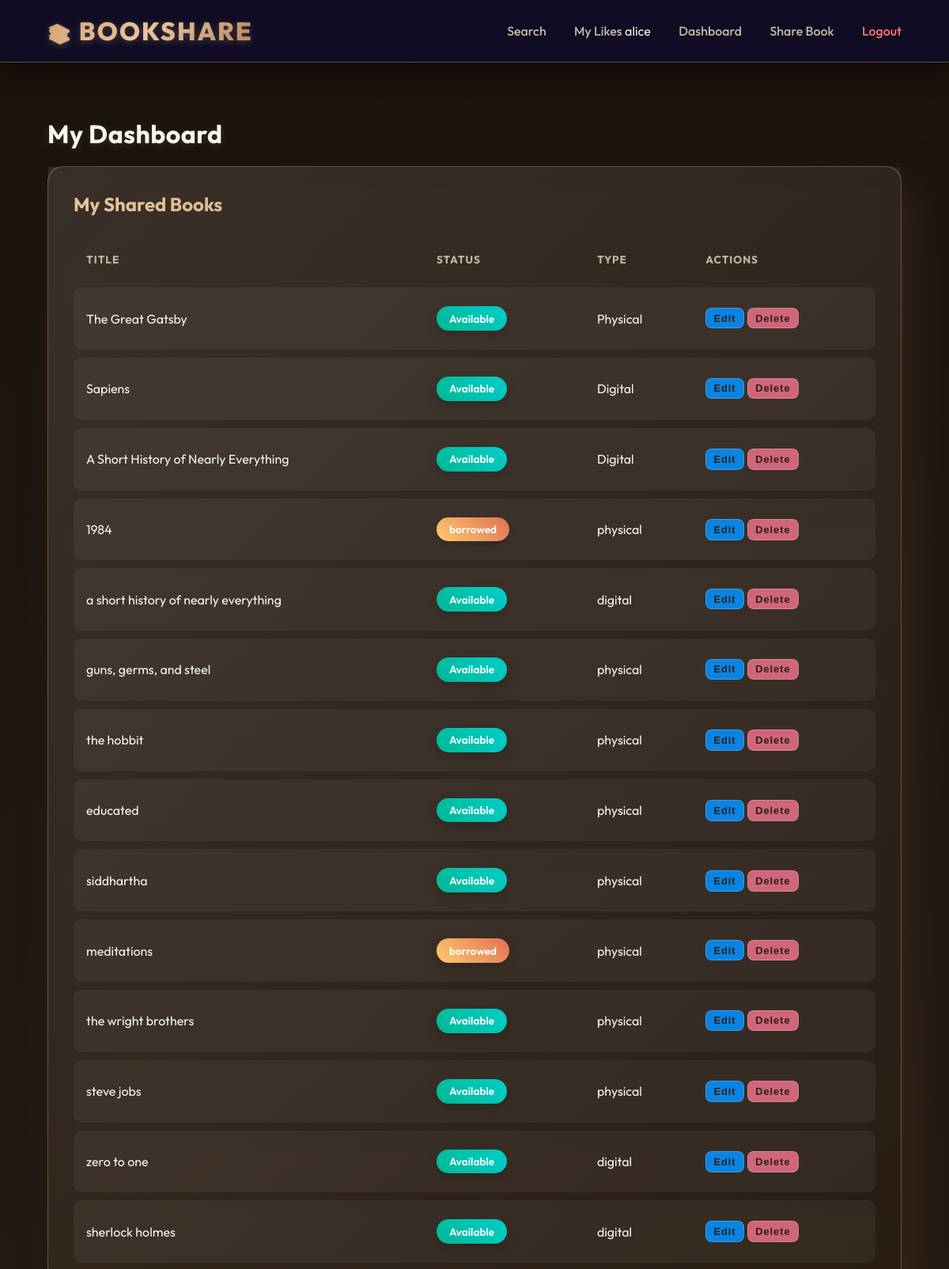
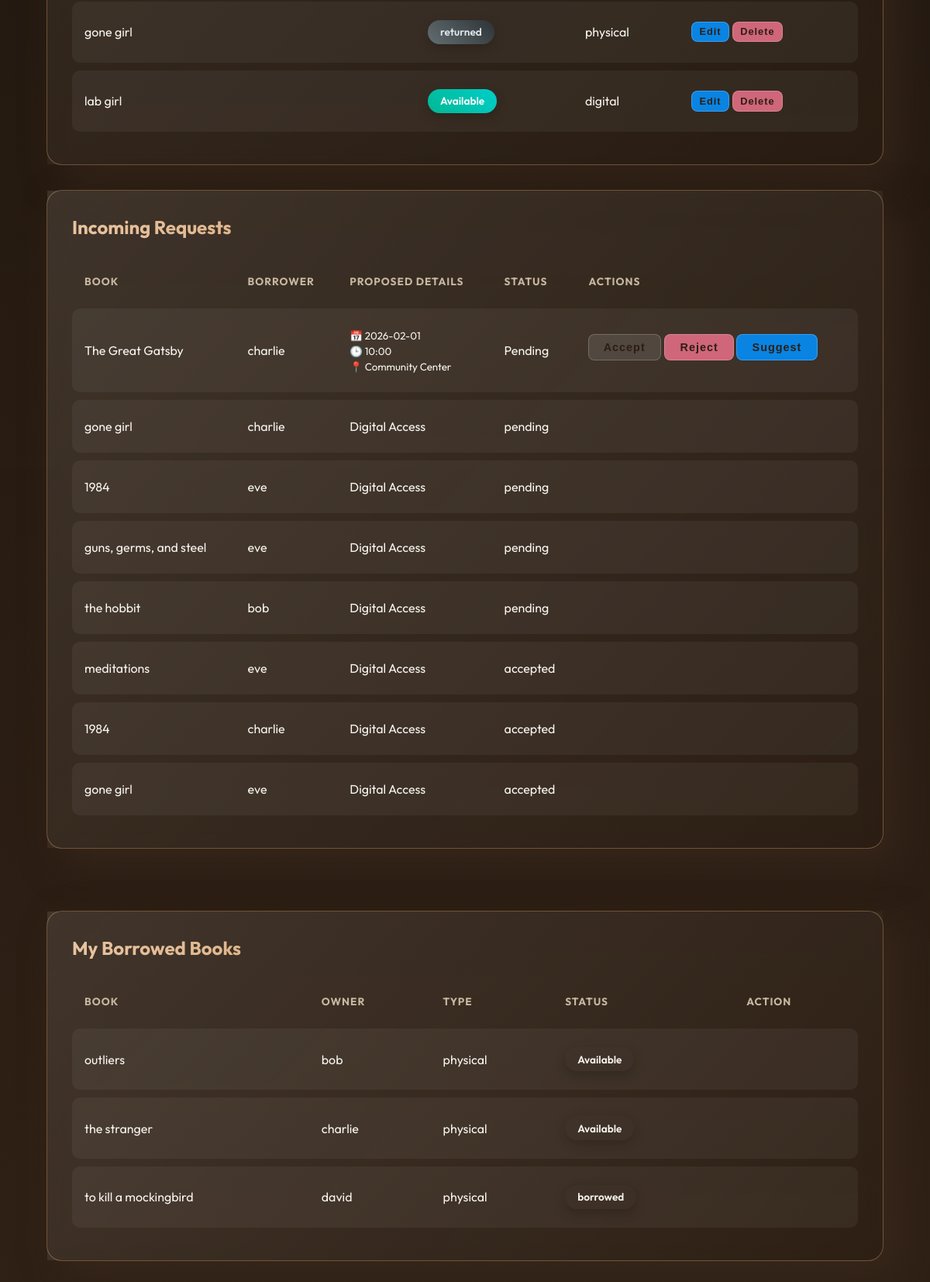
Page /dashboard (signed in) on the committed database (2 pictures, top to bottom).
### models.py (models this page shows, shortened)
class User(UserMixin, db.Model):
    id = db.Column(db.Integer, primary_key=True)
    username = db.Column(db.String(80), unique=True, nullable=False)
    email = db.Column(db.String(120), unique=True, nullable=False)
    password_hash = db.Column(db.String(512))
    role = db.Column(db.String(20), nullable=False, default='member') # member or admin
    is_blocked = db.Column(db.Boolean, default=False)

class Book(db.Model):
    id = db.Column(db.Integer, primary_key=True)
    title = db.Column(db.String(200), nullable=False)
    author = db.Column(db.String(200), nullable=False)
    category = db.Column(db.String(100), nullable=False)
    type = db.Column(db.String(20), nullable=False) # Physical or Digital
    location = db.Column(db.String(200), nullable=True) # New: Physical availability notes
    description = db.Column(db.Text, nullable=True) # New: Book description
    file_link = db.Column(db.String(500), nullable=True) # Link to digital resource
    filename = db.Column(db.String(500), nullable=True) # Uploaded file path
    likes = db.Column(db.Integer, default=0) # New Interactive Feature
    status = db.Column(db.String(20), default='Available') # Available, Borrowed, Returned
    is_deleted = db.Column(db.Boolean, default=False) # Soft delete flag
    owner_id = db.Column(db.Integer, db.ForeignKey('user.id'), nullable=False)
    owner = db.relationship('User', backref=db.backref('books', lazy=True))

class BorrowRequest(db.Model):
    id = db.Column(db.Integer, primary_key=True)
    book_id = db.Column(db.Integer, db.ForeignKey('book.id'), nullable=False)
    borrower_id = db.Column(db.Integer, db.ForeignKey('user.id'), nullable=False)
    proposed_date = db.Column(db.String(20))
    proposed_time = db.Column(db.String(20))
    proposed_location = db.Column(db.String(200))
    request_status = db.Column(db.String(20), default='Pending') # Pending, Accepted, Rejected
    book = db.relationship('Book', backref=db.backref('requests', lazy=True))
    borrower = db.relationship('User', backref=db.backref('borrow_requests', lazy=True))

### app.py (the view)
@app.route('/dashboard')
@login_required
def dashboard():
    if current_user.role == 'admin':
        return redirect(url_for('admin_dashboard'))
    my_books = Book.query.filter_by(owner=current_user, is_deleted=False).all()
    borrowed_requests = BorrowRequest.query.filter_by(borrower=current_user).all()
    received_requests = BorrowRequest.query.join(Book).filter(Book.owner == current_user, Book.is_deleted == False).all()
    return render_template('dashboard.html', my_books=my_books, borrowed_requests=borrowed_requests, received_requests=received_requests)

### app.py (called while the page is built)
@login_manager.user_loader
def load_user(user_id):
    return User.query.get(int(user_id))

@app.context_processor
def inject_globals():
    connected = False
    db_type = "SQLite"
    try:
        from sqlalchemy import text
        db.session.execute(text('SELECT 1'))
        connected = True
        uri = app.config.get('SQLALCHEMY_DATABASE_URI', '')
        if 'postgresql' in uri:
            db_type = "Postgres"
        elif '/tmp/' in uri:
            db_type = "SQLite (Temp)"
    except:
        connected = False
    import datetime
    today_str = datetime.date.today().strftime('%Y-%m-%d')
    return dict(db_connected=connected, db_type=db_type, today=today_str)

### templates/dashboard.html (shortened to what this page needs)
{% extends 'base.html' %}
{% block body_class %}page-dashboard{% endblock %}
{% block content %}
<h1>My Dashboard</h1>
<div style="display: flex; flex-direction: column; gap: 2rem; max-width: 1200px; margin: 0 auto;">
    <div class="card" data-tilt style="transform-style: preserve-3d; margin-bottom: 0;">
        <h2 style="transform: translateZ(30px);">My Shared Books</h2>
        {% if my_books %}
        <div style="overflow-x: auto; transform: translateZ(20px);">
            <table>
                <thead>
                    <tr>
                        <th>Title</th>
                        <th>Status</th>
                        <th>Type</th>
                        <th>Actions</th>
                    </tr>
                </thead>
                <tbody>
                    {% for book in my_books %}
                    <tr style="transform: translateZ(10px);">
                        <td>{{ book.title }}</td>
                        <td>
                            <span class="badge {{ book.status|lower }}">{{ book.status }}</span>
                        </td>
                        <td>{{ book.type }}</td>
                        <td>
                            <a href="{{ url_for('edit_book', id=book.id) }}" style="text-decoration: none;">
                                <button class="btn-small"
                                    style="background: #0984e3; padding: 0.3rem 0.6rem; font-size: 0.8rem; width: auto; display: inline-block;">Edit</button>
                            </a>
                            <form method="POST" action="{{ url_for('delete_book', id=book.id) }}"
                                style="display:inline;" onsubmit="return confirm('Are you sure?');">
                                <button type="submit" class="btn-small"
                                    style="background: #cf6679; padding: 0.3rem 0.6rem; font-size: 0.8rem; width: auto;">Delete</button>
                            </form>
                        </td>
                    </tr>
                    {% endfor %}
                </tbody>
            </table>
        </div>
        {% else %}
        <p style="color: var(--text-muted);">You haven't shared any books yet.</p>
        {% endif %}
    </div>
    <div class="card" data-tilt style="transform-style: preserve-3d; margin-bottom: 3rem;">
        <h2 style="transform: translateZ(30px);">Incoming Requests</h2>
        {% if received_requests %}
        <div style="overflow-x: auto; transform: translateZ(20px);">
            <table>
                <thead>
                    <tr>
                        <th>Book</th>
                        <th>Borrower</th>
                        <th>Proposed Details</th>
                        <th>Status</th>
                        <th>Actions</th>
                    </tr>
                </thead>
                <tbody>
                    {% for req in received_requests %}
                    <tr>
                        <td>{{ req.book.title }}</td>
                        <td>{{ req.borrower.username }}</td>
                        <td>
                            {% if req.book.type == 'Physical' %}
                            <small>📅 {{ req.proposed_date }} <br> 🕒 {{ req.proposed_time }} <br> 📍 {{
                                req.proposed_location }}</small>
                            {% else %}
                            Digital Access
                            {% endif %}
                        </td>
                        <td>{{ req.request_status }}</td>
                        <td>
                            {% if req.request_status == 'Pending' %}
                            <form method="POST" action="{{ url_for('handle_request', id=req.id) }}"
                                style="display:inline;">
                                <button type="submit" class="btn-small"
                                    style="margin-bottom: 0.5rem; width: auto;">Accept</button>
                            </form>
                            <form method="POST" action="{{ url_for('handle_request', id=req.id) }}"
                                style="display:inline;">
                                <button type="submit" class="btn-small"
                                    style="background:#cf6679; margin-bottom: 0.5rem; width: auto;">Reject</button>
                            </form>
                            <button type="button" class="btn-small" style="background:#0984e3; width: auto;"
                                onclick="document.getElementById('suggest-{{req.id}}').style.display = 'block'">Suggest</button>
                            {% elif req.request_status == 'Accepted' and req.book.status == 'Borrowed' and req.book.type
                            ==
                            'Physical' %}
                            <form method="POST" action="{{ url_for('return_book', req_id=req.id) }}">
                                <button type="submit" class="btn-small" style="background: #00b894; width: auto;">Mark
                                    Returned</button>
                            </form>
                            {% endif %}
                        </td>
                    </tr>
                    {% endfor %}
                </tbody>
            </table>
        </div>
        {% else %}
        <p style="color: var(--text-muted);">No incoming requests.</p>
        {% endif %}
    </div>
    <div class="card" data-tilt style="transform-style: preserve-3d;">
        <h2 style="transform: translateZ(30px);">My Borrowed Books</h2>
        {% if borrowed_requests %}
        <div style="overflow-x: auto; transform: translateZ(20px);">
            <table>
                <thead>
                    <tr>
                        <th>Book</th>
                        <th>Owner</th>
                        <th>Type</th>
                        <th>Status</th>
                        <th>Action</th>
                    </tr>
                </thead>
                <tbody>
                    {% for req in borrowed_requests %}
                    <tr>
                        <td>{{ req.book.title }}</td>
                        <td>{{ req.book.owner.username }}</td>
                        <td>{{ req.book.type }}</td>
                        <td>
                            <span
                                class="badge {% if req.book.status == 'Borrowed' %}borrowed{% elif req.book.status == 'Returned' %}available{% endif %}">{{
                                req.book.status }}</span>
                        </td>
                        <td>
                        </td>
                    </tr>
                    {% endfor %}
                </tbody>
            </table>
        </div>
        {% else %}
        <p style="color: var(--text-muted);">You haven't borrowed any books.</p>
        {% endif %}
    </div>
</div>
{% endblock %}

### templates/base.html (shortened to what this page needs)
<!DOCTYPE html>
<html lang="en">
<head>
    <link rel="stylesheet" href="{{ url_for('static', filename='style.css') }}">
    <link rel="stylesheet" href="https://cdnjs.cloudflare.com/ajax/libs/font-awesome/6.4.0/css/all.min.css">
</head>
<body class="{% block body_class %}{% endblock %}">
    <nav>
        <a href="{{ url_for('index') }}" class="nav-brand">
            <span style="font-size: 1.5rem;">📚</span> BookShare
        </a>
        <div class="nav-links">
            <a href="{{ url_for('index') }}" class="{% if request.endpoint == 'index' %}active{% endif %}">Search</a>
            {% if current_user.is_authenticated %}
            {% if current_user.role != 'admin' %}
            <a href="{{ url_for('my_likes') }}" class="{% if request.endpoint == 'my_likes' %}active{% endif %}">My
                Likes</a>
            {% endif %}
            <span>{{ current_user.username }}</span>
            <a href="{{ url_for('dashboard') }}"
                class="{% if request.endpoint == 'dashboard' %}active{% endif %}">Dashboard</a>
            {% if current_user.role != 'admin' %}
            <a href="{{ url_for('add_book') }}" class="{% if request.endpoint == 'add_book' %}active{% endif %}">Share
                Book</a>
            {% endif %}
            <a href="{{ url_for('logout') }}" style="color: #ff7675;">Logout</a>
            {% else %}
            <a href="{{ url_for('login') }}">Login</a>
            <a href="{{ url_for('register') }}"
                style="color: #00cec9; border: 1px solid #00cec9; padding: 0.5rem 1.5rem; border-radius: 50px;">Sign
                Up</a>
            {% endif %}
        </div>
    </nav>
    <div class="container">
        {% block content %}{% endblock %}
    </div>
</body>
</html>

### rows in the picture
User: username "alice"
Book: title "The Great Gatsby", status "Available", type "Physical"
Book: title "Sapiens", status "Available", type "Digital"
Book: title "A Short History of Nearly Everything", status "Available", type "Digital"
Book: title "1984", status "borrowed", type "physical"
Book: title "a short history of nearly everything", status "Available", type "digital"
Book: title "guns, germs, and steel", status "Available", type "physical"
Book: title "the hobbit", status "Available", type "physical"
Book: title "educated", status "Available", type "physical"
Book: title "siddhartha", status "Available", type "physical"
Book: title "meditations", status "borrowed", type "physical"
Book: title "the wright brothers", status "Available", type "physical"
Book: title "steve jobs", status "Available", type "physical"
Book: title "zero to one", status "Available", type "digital"
Book: title "sherlock holmes", status "Available", type "digital"
Book: title "gone girl", status "returned", type "physical"
Book: title "lab girl", status "Available", type "digital"
BorrowRequest: book "The Great Gatsby", borrower.username "charlie", proposed_date "2026-02-01", proposed_time "10:00", proposed_location "Community Center", request_status "Pending"
BorrowRequest: book "gone girl", borrower.username "charlie", shows "Digital Access", request_status "pending"
BorrowRequest: book "1984", borrower.username "eve", shows "Digital Access", request_status "pending"
BorrowRequest: book "guns, germs, and steel", borrower.username "eve", shows "Digital Access", request_status "pending"
BorrowRequest: book "the hobbit", borrower.username "bob", shows "Digital Access", request_status "pending"
BorrowRequest: book "meditations", borrower.username "eve", shows "Digital Access", request_status "accepted"
BorrowRequest: book "1984", borrower.username "charlie", shows "Digital Access", request_status "accepted"
BorrowRequest: book "gone girl", borrower.username "eve", shows "Digital Access", request_status "accepted"
BorrowRequest: book "outliers", book.owner.username "bob", book.type "physical", book.status "Available"
BorrowRequest: book "the stranger", book.owner.username "charlie", book.type "physical", book.status "Available"
BorrowRequest: book "to kill a mockingbird", book.owner.username "david", book.type "physical", book.status "borrowed"
